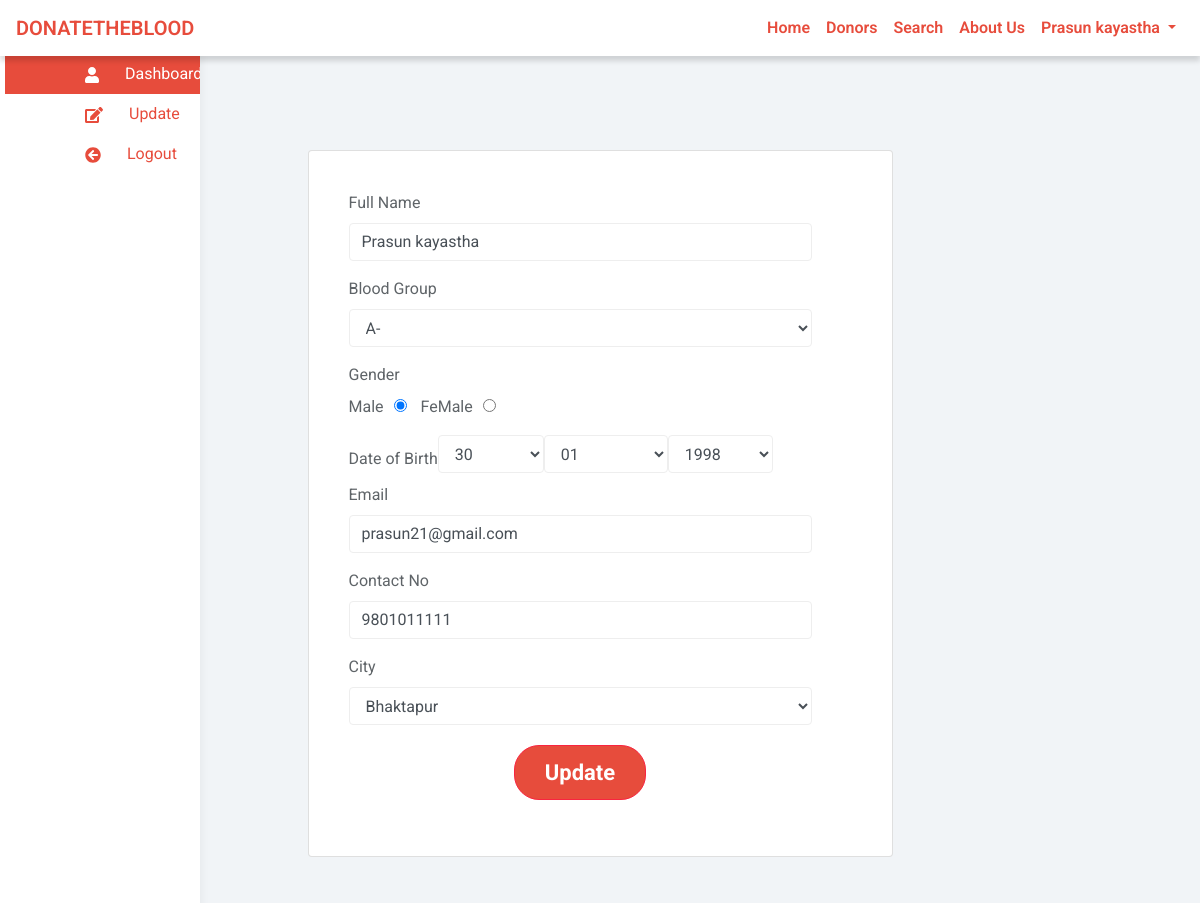
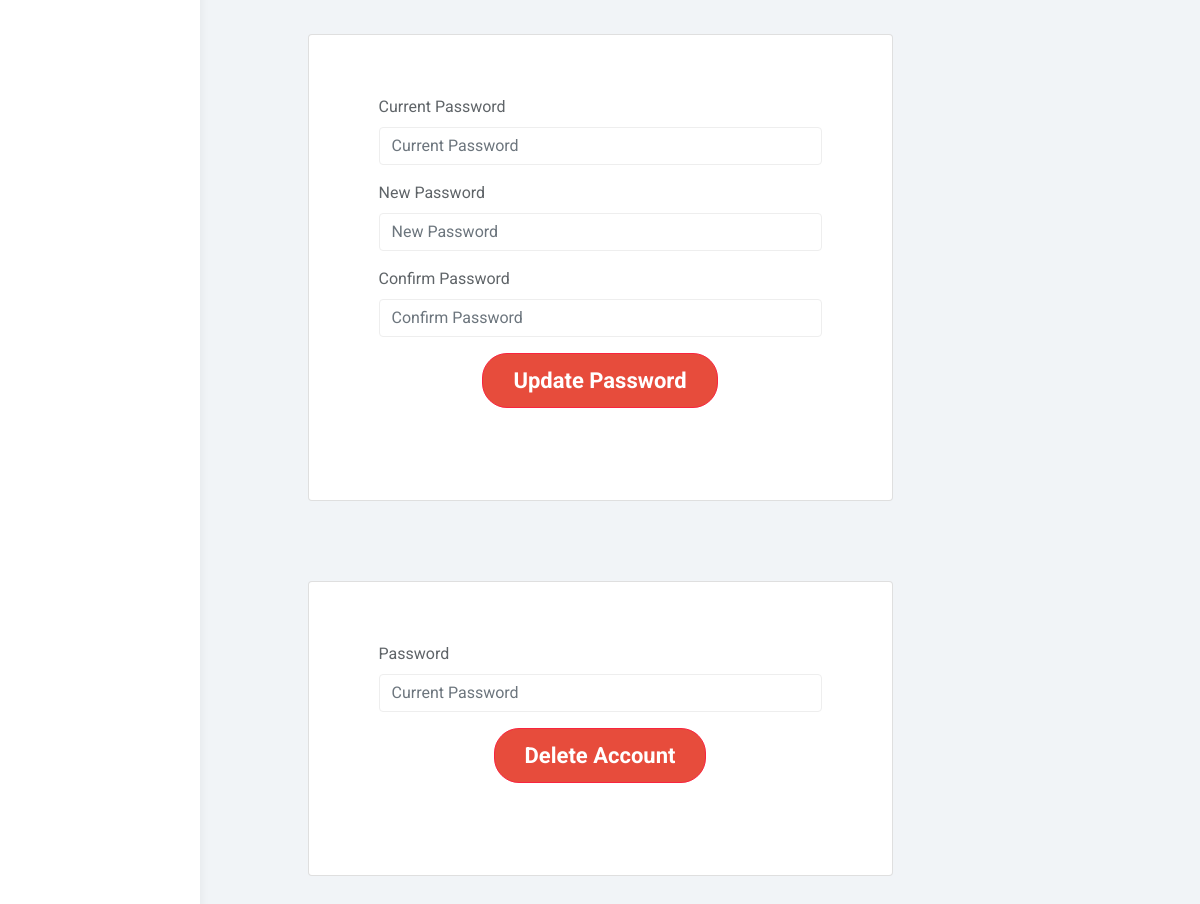
The app's page /user/update.php (signed in) with its own data (2 pictures, top to bottom).
### tables this page shows
CREATE TABLE `donor` (
  `id` int(11) NOT NULL,
  `name` varchar(50) NOT NULL,
  `gender` varchar(10) NOT NULL,
  `email` varchar(50) NOT NULL,
  `city` varchar(50) NOT NULL,
  `dob` varchar(20) NOT NULL,
  `contact_no` varchar(16) NOT NULL,
  `save_life_date` varchar(20) NOT NULL,
  `password` varchar(100) NOT NULL,
  `blood_group` varchar(10) NOT NULL,
  `type` enum('user','admin','doctor') NOT NULL,
  `status` enum('donated','pending','Not donated') NOT NULL
);

### user/update.php (the view, shortened to what this page needs)
<?php
	include 'include/header.php';
	if(isset($_SESSION['user_id']) && !empty($_SESSION['user_id'])){
					?>
					<?php
		  $sql = "SELECT * FROM donor WHERE id=".$_SESSION['user_id'];
		$result = mysqli_query($connection, $sql);
		if(mysqli_num_rows($result)>0){
			while ($row = mysqli_fetch_assoc($result)) {
				$name = $row['name'];
				$blood_group = $row['blood_group'];
				$gender = $row['gender'];
				$email = $row['email'];
				$contact = $row['contact_no'];
				$city = $row['city'];
				$dob = $row['dob'];
				$date = explode("-",$dob);
			}
		}
				?>
				<?php
		  include 'include/sidebar.php';
?>
			<div class="container" style="padding: 60px 0;">
			<div class="row">
				<div class=" card col-md-6 offset-md-3">
					<div class="panel panel-default" style="padding: 20px;">
					<form class="form-group" action="" method="post">
					<div class="form-group">
						<label for="fullname">Full Name</label>
						<input type="text" name="name" id="fullname" placeholder="Full Name" required
						pattern="[A-Za-z/\s]+" title="Only lower and upper case and space" class="form-control"
						value="<?php if(isset($name)) echo $name; ?>">
					</div>
					<div class="form-group">
              <label for="name">Blood Group</label><br>
              <select class="form-control demo-default" id="blood_group" name="blood_group" required>
				<?php if(isset($blood_group)) echo ' <option selected="" value="'.$blood_group.'">'.$blood_group.'
				</option>'; ?>
              </select>
            </div>
					<div class="form-group">
				              <label for="gender">Gender</label><br>
				              		Male<input type="radio" name="gender" id="gender" value="Male" style="margin-left:10px; margin-right:10px;" checked>
				              		FeMale<input type="radio" name="gender" id="gender" value="Female" style="margin-left:10px;"
									<?php if(isset($gender)) { if($gender=="Female")
									echo "checked";} ?> >
				    </div>
				    <div class="form-inline">
              <label for="name">Date of Birth</label><br>
              <select class="form-control demo-default" id="date" name="day" style="margin-bottom:10px;"
			   required>
				<?php if(isset($date['2'])) echo ' <option selected="" value="'.$date['2'].'">'.$date['2'].'
				</option>'; ?>
              </select>
              <select class="form-control demo-default" name="month" id="month" style="margin-bottom:10px;" required>
				<?php if(isset($date['1'])) echo ' <option selected="" value="'.$date['1'].'">'.$date['1'].'
				</option>'; ?>
              </select>
              <select class="form-control demo-default" id="year" name="year" style="margin-bottom:10px;" required>
				<?php if(isset($date['0'])) echo ' <option selected="" value="'.$date['0'].'">'.$date['0'].'
				</option>'; ?>
              </select>
            </div>
				    <div class="form-group">
						<label for="fullname">Email</label>
						<input type="text" name="email" id="email" placeholder="Email" pattern="[a-z0-9._%+-]+@[a-z0-9.-]+\.[a-z]{2,4}$" title="Please write correct email" class="form-control" value="<?php if(isset($email)) echo $email; ?>">
					</div>
					<div class="form-group">
              <label for="contact_no">Contact No</label>
              <input type="text" name="contact_no" placeholder="98********" class="form-control" required pattern="^\d{10}$" title="10 numeric characters only" maxlength="10" value="<?php if(isset($contact)) echo $contact; ?>">
            </div>
					<div class="form-group">
              <label for="city">City</label>
              <select name="city" id="city" class="form-control demo-default" required>
	<option value="">-- Select --</option><?php if(isset($city)) echo ' <option selected="" value="'.$city.'">'.$city.'
				</option>'; ?></select>
            </div>
					<div class="form-group">
						<button id="submit" name="submit" type="submit" class="btn btn-lg btn-danger center-aligned" style="margin-top: 20px;">Update</button>
					</div>
				</form>
					</div>
				</div>
				<div class="card col-md-6 offset-md-3">
					<div class="panel panel-default" style="padding: 20px;">
						<form action="" method="post" class="form-group form-container" >
							<div class="form-group">
								<label for="oldpassword">Current Password</label>
								<input type="password" required name="old_password" placeholder="Current Password" class="form-control">
							</div>
							<div class="form-group">
								<label for="newpassword">New Password</label>
								<input type="password" required name="new_password" placeholder="New Password" class="form-control">
							</div>
							<div class="form-group">
								<label for="c_password">Confirm Password</label>
								<input type="password" required name="c_password" placeholder="Confirm Password" class="form-control">
							</div>
							<div class="form-group">
								<button class="btn btn-lg btn-danger center-aligned" type="submit" name="update_pass">Update Password</button>
							</div>
						</form>
					</div>
				</div>
				<div class="card col-md-6 offset-md-3">
					<div class="panel panel-default" style="padding: 20px;">
						<form action="" method="post" class="form-group form-container" >
							<div class="form-group">
								<label for="oldpassword">Password</label>
								<input type="password" required name="account_password" placeholder="Current Password" class="form-control">
							</div>
							<div class="form-group">
								<button class="btn btn-lg btn-danger center-aligned" type="submit" name="delete_account">Delete Account</button>
							</div>
						</form>
					</div>
				</div>
			</div>
		</div>
<?php
}else{
	header("Location:../index.php");
}
include 'include/footer.php';
 ?>

### css/custom.css (style rules this page uses)
@media (min-width: 768px) { .form-group { text-align: center; } }
.form-group { padding-right: 20px; }
.btn-danger { background-color: #e74c3c; border-radius: 25px; padding: 10px 30px; font-size: 22px; font-weight: 700; }
.center-aligned { display: table; margin: 0 auto; }
.card { width: 350px; padding: 20px; margin-top: 40px; margin-bottom: 40px; }

### css/styles.css (style rules this page uses)
.form-control { border: 1px solid #eee; box-shadow: none; }
.btn-danger, .btn-danger:hover, .btn-danger:focus, .btn-danger:active, .btn-danger.active, .open > .dropdown-toggle.btn-danger, .btn-danger.disabled, .btn-danger[disabled], fieldset[disabled] .btn-danger, .btn-danger.disabled:hover, .btn-danger[disabled]:hover, fieldset[disabled] .btn-danger:hover, .btn-danger.disabled:focus, .btn-danger[disabled]:focus, fieldset[disabled] .btn-danger:focus, .btn-danger.disabled:active, .btn-danger[disabled]:active, fieldset[disabled] .btn-danger:active, .btn-danger.disabled.active, .btn-danger[disabled].active, fieldset[disabled] .btn-danger.active { background-color: #f9243f; border-color: #f9243f; }
.panel { border: 0; }
.btn-danger { background-color: #e74c3c; border-radius: 25px; padding: 10px 30px; font-size: 22px; font-weight: 700; }
.center-aligned { display: table; margin: 0 auto; }

### user/update.php (style rules this page uses)
.form-group { text-align: left; }
.form-container { padding: 20px 10px 20px 30px; }

### records on screen
donor: name "Prasun kayastha", blood_group "A-", day "30", month "01", year "1998", email "prasun21@gmail.com", contact_no "9801011111", city "Bhaktapur"

### other values on screen
$_SESSION['name'] "Prasun kayastha"
